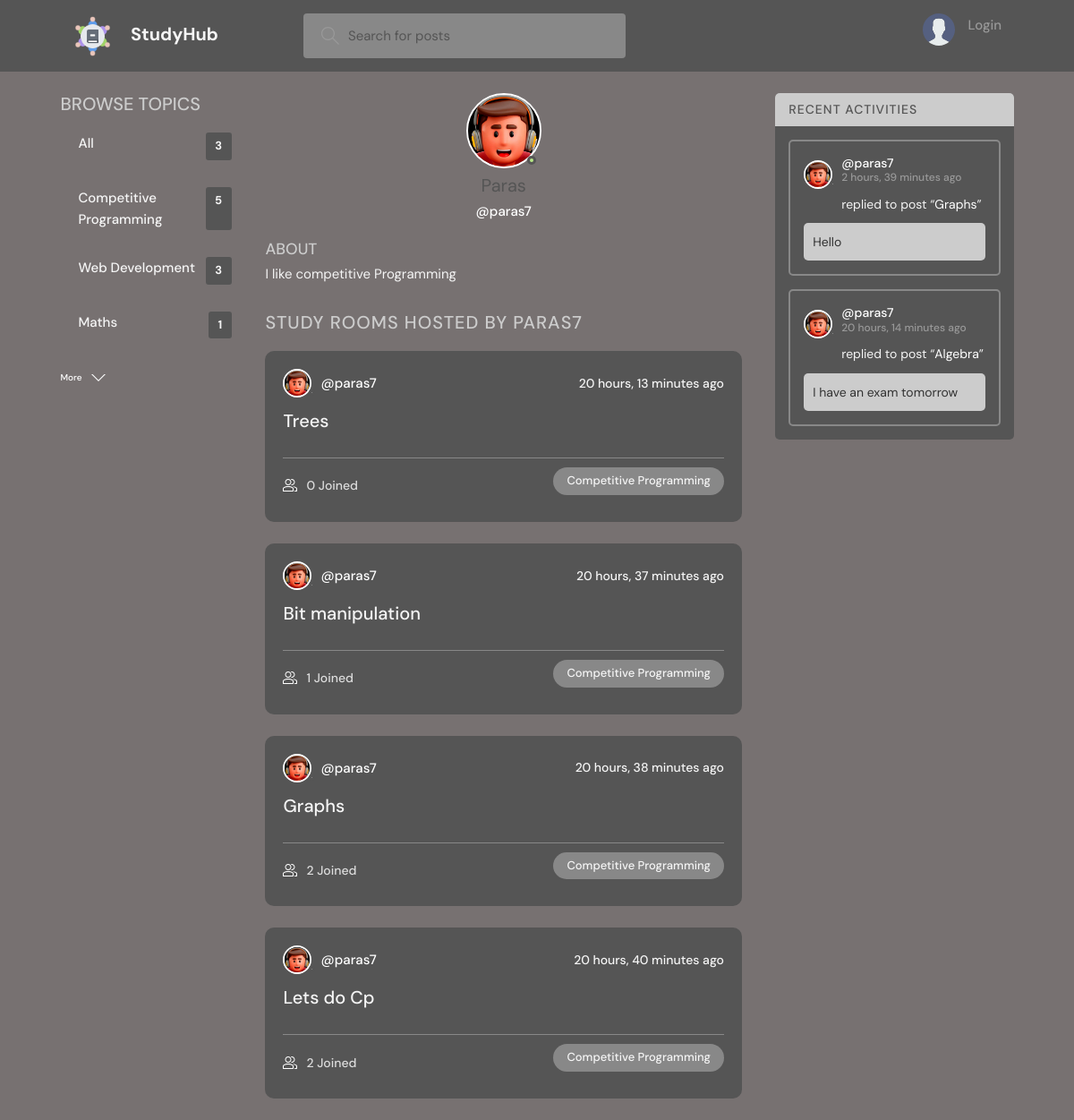
Page /profile/1/ on the committed database.
### base/models.py (models this page shows, shortened)
class Topic(models.Model):
    name = models.CharField(max_length=200)

class User(AbstractUser):
    name = models.CharField(max_length=200, null=True)
    email = models.EmailField(unique=True, null=True)
    bio = models.TextField(null=True)
    avatar = models.ImageField(null=True, default="avatar.svg")
    USERNAME_FIELD = 'email'
    REQUIRED_FIELDS = []

class Room(models.Model):
    host = models.ForeignKey(User, on_delete=models.SET_NULL, null=True)
    topic = models.ForeignKey(Topic, on_delete=models.SET_NULL, null=True)
    name = models.CharField(max_length=200)
    description = models.TextField(null=True, blank=True)
    participants = models.ManyToManyField(
        User, related_name='participants', blank=True)
    updated = models.DateTimeField(auto_now=True)
    created = models.DateTimeField(auto_now_add=True)
    class Meta:
        ordering = ['-updated', '-created']
    def __str__(self):
        return self.name

class Message(models.Model):
    user = models.ForeignKey(User, on_delete=models.CASCADE)
    room = models.ForeignKey(Room, on_delete=models.CASCADE)
    body = models.TextField()
    updated = models.DateTimeField(auto_now=True)
    created = models.DateTimeField(auto_now_add=True)
    class Meta:
        ordering = ['-updated', '-created']

### base/views.py (the view)
# urls.py: path('profile/<str:pk>/', views.userProfile, name="user-profile"),
def userProfile(request, pk):
    user = User.objects.get(id=pk)
    rooms = user.room_set.all()
    room_messages = user.message_set.all()
    topics = Topic.objects.all()
    context = {'user': user, 'rooms': rooms,
               'room_messages': room_messages, 'topics': topics}
    return render(request, 'base/profile.html', context)

### base/templates/base/profile.html (shortened to what this page needs)
{% extends 'main.html' %}
{% block content %}
<main class="profile-page layout layout--3">
  <div class="container">
    {% include 'base/topics_component.html' %}
    <div class="roomList">
      <div class="profile">
        <div class="profile__avatar">
          <div class="avatar avatar--large active">
            <img src="{{user.avatar.url}}" />
          </div>
        </div>
        <div class="profile__info">
          <h3>{{user.name}}</h3>
          <p>@{{user.username}}</p>
        </div>
        <div class="profile__about">
          <h3>About</h3>
          <p>
            {{user.bio}}
          </p>
        </div>
      </div>
      <div class="roomList__header">
        <div>
          <h2>Study Rooms Hosted by {{user.username}}</a>
          </h2>
        </div>
      </div>
      {% include 'base/feed_component.html' %}
    </div>
    {% include 'base/activity_component.html' %}
  </div>
</main>
{% endblock content %}

### templates/main.html (shortened to what this page needs)
<!DOCTYPE html>
{% load static %}
<html lang="en">
<head>
    <link href="https://cdn.jsdelivr.net/npm/bootstrap@5.0.2/dist/css/bootstrap.min.css" rel="stylesheet">
    <link rel="stylesheet" href="{% static 'styles/style.css' %}" />
</head>
<body>
    {% include 'navbar.html' %}
    {% block content %}
    {% endblock %}
</body>
</html>

### templates/navbar.html (shortened to what this page needs)
{% load static %}
<header class="header header--loggedIn  nvbar">
    <div class="container">
        <a href="{% url 'home' %}" class="header__logo">
            <img src="{% static 'images/logo.png' %}" />
            <h1>StudyHub</h1>
        </a>
        <form class="header__search" method="GET" action="{% url 'home' %}">
            <label>
                <input name="q" placeholder="Search for posts" value="{{cur_srch}}"/>
            </label>
        </form>
        <nav class="header__menu">
            {% if request.user.is_authenticated %}
            <div class="header__user">
                <a href="{% url 'user-profile' request.user.id %}">
                    <div class="avatar avatar--medium active">
                        <img src="{{request.user.avatar.url}}" />
                    </div>
                    <p>{{request.user.username}} <span>@{{request.user.username}}</span></p>
                </a>
                <button class="dropdown-button">
                    <svg version="1.1" xmlns="http://www.w3.org/2000/svg" width="32" height="32" viewBox="0 0 32 32">
                        <title>chevron-down</title>
                        <path d="M16 21l-13-13h-3l16 16 16-16h-3l-13 13z"></path>
                    </svg>
                </button>
            </div>
            {% else %}
            <a href="{% url 'login' %}">
                <img src="{% static 'images/avatar.svg' %}" />
                <p>Login</p>
            </a>
            {% endif %}
        </nav>
    </div>
</header>

### base/templates/base/topics_component.html
<div class="topics">
    <div class="topics__header">
        <h2>Browse Topics</h2>
    </div>
    <ul class="topics__list">
        <li>
            <a href="{% url 'home' %}" class="active">All <span>{{topics.count}}</span></a>
        </li>
        {% for topic in topics %}
        <li>
            <a href="{% url 'home' %}?q={{topic.name}}">{{topic.name}}<span>{{topic.room_set.all.count}}</span></a>
        </li>
        {% endfor %}
    </ul>
    <a class="btn btn--link" href="{% url 'topics' %}">
        More
        <svg version="1.1" xmlns="http://www.w3.org/2000/svg" width="32" height="32" viewBox="0 0 32 32">
            <title>chevron-down</title>
            <path d="M16 21l-13-13h-3l16 16 16-16h-3l-13 13z"></path>
        </svg>
    </a>
</div>

### base/templates/base/feed_component.html (shortened to what this page needs)
{% for room in rooms %}
<div class="roomListRoom">
    <div class="roomListRoom__header">
        <a href="{% url 'user-profile' room.host.id %}" class="roomListRoom__author">
            <div class="avatar avatar--small">
                <img src="{{room.host.avatar.url}}" />
            </div>
            <span>@{{room.host.username}}</span>
        </a>
        <div class="roomListRoom__actions">
            <span>{{room.created|timesince}} ago</span>
        </div>
    </div>
    <div class="roomListRoom__content">
        <a href="{% url 'room' room.id %}">{{room.name}}</a>
    </div>
    <div class="roomListRoom__meta">
        <a href="{% url 'room' room.id %}" class="roomListRoom__joined">
            {{room.participants.all.count}} Joined
        </a>
        <p class="roomListRoom__topic">{{room.topic.name}}</p>
    </div>
</div>
{% endfor %}

### base/templates/base/activity_component.html (shortened to what this page needs)
<div class="activities">
    <div class="activities__header">
        <h2>Recent Activities</h2>
    </div>
    {% for message in room_messages %}
    <div class="activities__box">
        <div class="activities__boxHeader roomListRoom__header">
            <a href="{% url 'user-profile' message.user.id %}" class="roomListRoom__author">
                <div class="avatar avatar--small">
                    <img src="{{message.user.avatar.url}}" />
                </div>
                <p>
                    @{{message.user.username}}
                    <span>{{message.created|timesince}} ago</span>
                </p>
            </a>
        </div>
        <div class="activities__boxContent">
            <p>replied to post “<a href="{% url 'room' message.room.id %}">{{message.room}}</a>”</p>
            <div class="activities__boxRoomContent">{{message.body}}</div>
        </div>
    </div>
    {% endfor %}
</div>

### rows in the picture
Topic: name "Competitive Programming", room_set.all.count "5"
Topic: name "Web Development", room_set.all.count "3"
Topic: name "Maths", room_set.all.count "1"
User: avatar (picture), name "Paras", username "paras7", bio "I like competitive Programming", username "PARAS7"
Room: host.avatar (picture), host.username "paras7", created "20 hours, 13 minutes", name "Trees", participants.all.count "0", topic.name "Competitive Programming"
Room: host.avatar (picture), host.username "paras7", created "20 hours, 37 minutes", name "Bit manipulation", participants.all.count "1", topic.name "Competitive Programming"
Room: host.avatar (picture), host.username "paras7", created "20 hours, 38 minutes", name "Graphs", participants.all.count "2", topic.name "Competitive Programming"
Room: host.avatar (picture), host.username "paras7", created "20 hours, 40 minutes", name "Lets do Cp", participants.all.count "2", topic.name "Competitive Programming"
Message: user.avatar (picture), user.username "paras7", created "2 hours, 39 minutes", room "Graphs", body "Hello"
Message: user.avatar (picture), user.username "paras7", created "20 hours, 14 minutes", room "Algebra", body "I have an exam tomorrow"

### other values in the picture
{{ topics.count }} "3"
